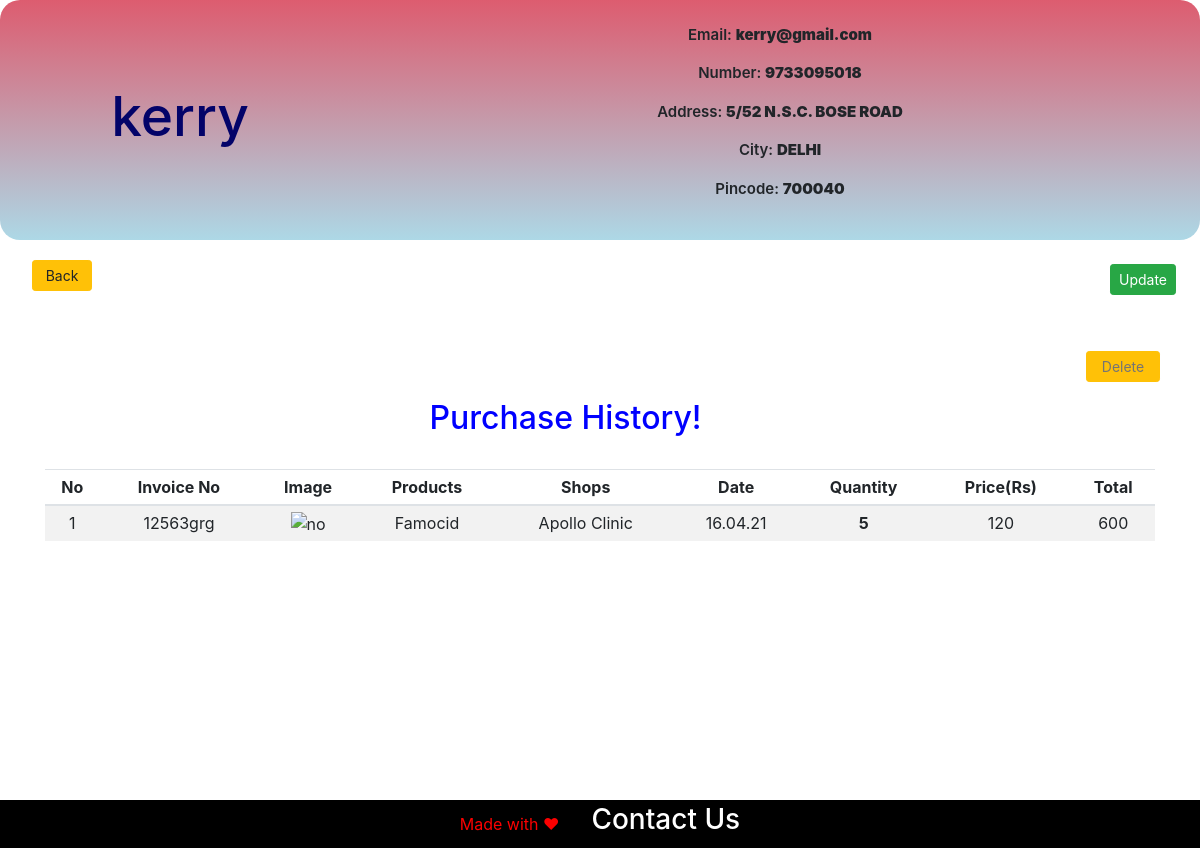
Before: /main/2/account (signed in) with the older database file.
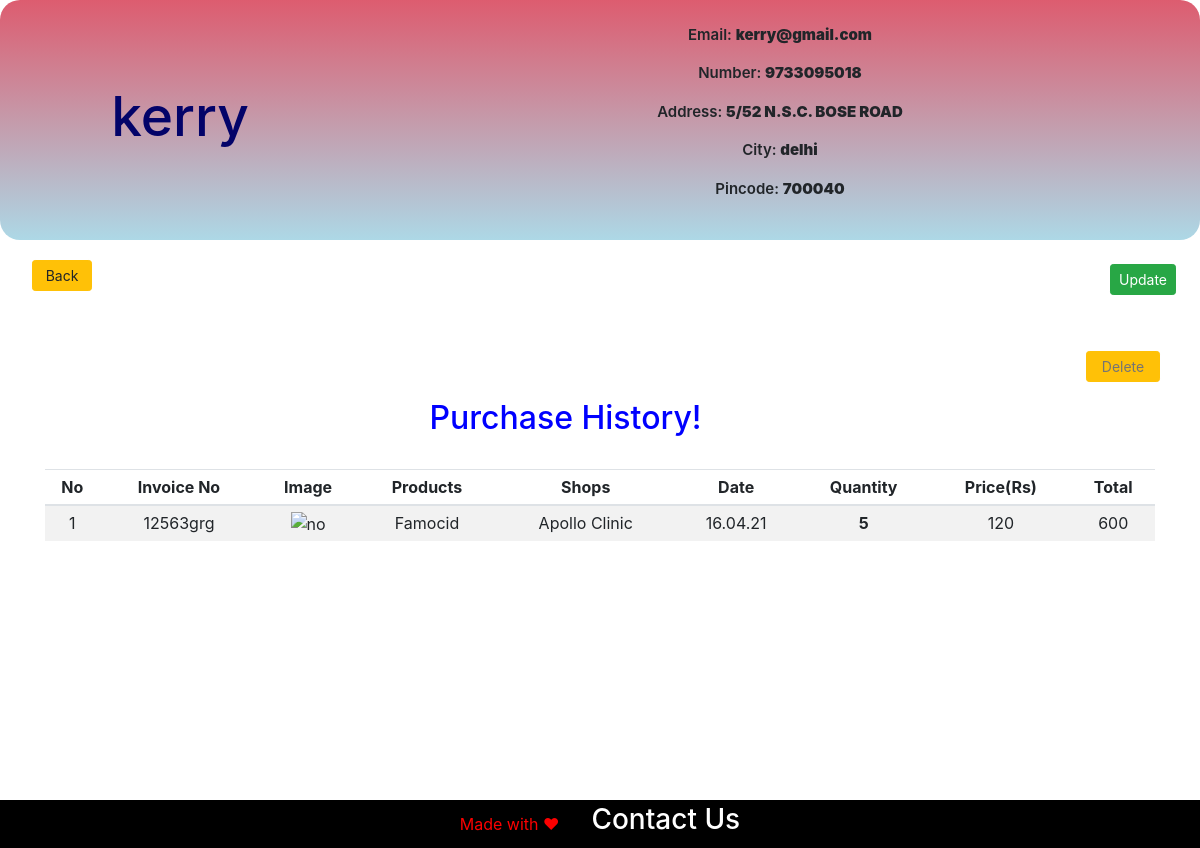
After: the same page with the newer database file.
### doormed/models.py (models this page shows, shortened)
class Register_user(db.Model, UserMixin):
    id = db.Column(db.Integer, primary_key=True)
    name = db.Column(db.String(80), unique=False, nullable=False)
    email = db.Column(db.String(120), unique=True, nullable=False)
    address = db.Column(db.String(120),  nullable=False)
    city = db.Column(db.String(80), unique=False, nullable=False)
    pincode = db.Column(db.String(10), unique=False, nullable=False)
    number = db.Column(db.String(80), unique=True, nullable=False)
    password = db.Column(db.String(120), unique=False, nullable=False)
    cartitems1 = db.relationship('CartItem', backref='Customer')

### doormed/customers/routes.py (the view)
@app.route('/main/<int:id>/account', methods= ['GET', 'POST'])
@login_required
def account(id):
    user = Register_user.query.filter_by(id = id).first()
    return render_template('customers/account.html', user = user)

### doormed/models.py (called while the page is built)
@login_seller.user_loader
def load_user(seller_id):
    return Register_seller.query.get(seller_id)

### doormed/templates/customers/account.html (shortened to what this page needs)
{% extends 'base.html' %}
{% block header %}
    <link rel="stylesheet" href="{{url_for('static', filename = 'css/index.css')}}">
    {% endblock %}
{% block content %}
    <div class="content">
        <div class="head">
            <div class="bio">
                <div class="name">
                <h2>{{user.name}}</h2>
                </div>
                <div class="intro">
                <p>Email: <b>{{user.email}}</b></p>
                <p>Number: <b>{{user.number}}</b></p>
                <p>Address: <b>{{user.address}}</b></p>
                <p>City: <b>{{user.city}}</b></p>
                <p>Pincode: <b>{{user.pincode}}</b></p>
                </div>
            </div>
        </div>
        <input class="btn btn-sm btn-warning" action="action" onclick="window.history.go(-1); return false;" type="submit" value="Back" style="width: 5%; margin-left: 2rem;"/>
        <a class="btn btn-sm btn-success float-right m-4" id="button">Update</a>
        <form method="POST" action="/main/{{user.id}}/account/delete">
            <input type="delete" class="btn btn-sm btn-warning float-right m-4" style="width: 74px;" placeholder="Delete"></input>
        </form>
        <div class="main">
            <div class="container">
                <h2 style="color: blue; padding: 1.5rem; text-align: center;">Purchase History!</h2>
                <table class="table table-sm table-condensed table-striped table-hover" style="text-align: center";>
                    <thead>
                        <th>No</th>
                        <th>Invoice No</th>
                        <th>Image</th>
                        <th>Products</th>
                        <th>Shops</th>
                        <th>Date</th>
                        <th>Quantity</th>
                        <th>Price(Rs)</th>
                        <th>Total</th>
                    </thead>
                    <tbody>
                      <tr>
                          <td>1</td>
                       <td>12563grg</td>
                          <td><img src="" alt="no" width="40" height="30"></td>
                          <td>Famocid</td>
                          <td>Apollo Clinic</td>
                          <td>16.04.21</td>
                          <th>5</th>
                          <td>120</td>
                          <td>600</td>
                      </tr>
                    </tbody>
                </table>
            </div>
      </div>
        </div>
        <footer style="background-color: rgb(0, 0, 0); color: rgb(252, 0, 0); padding: 0.2rem; display: flex; flex-direction: row; align-items: center; justify-content: center;">Made with &#x2764
            <h3><a href="/contact" style="color: white; margin-left: 2rem;">Contact Us</a></h3>
             </footer>
{% endblock %}

Changed rows visible on the page:
changed Register_user "kerry": city "DELHI" → "delhi"
